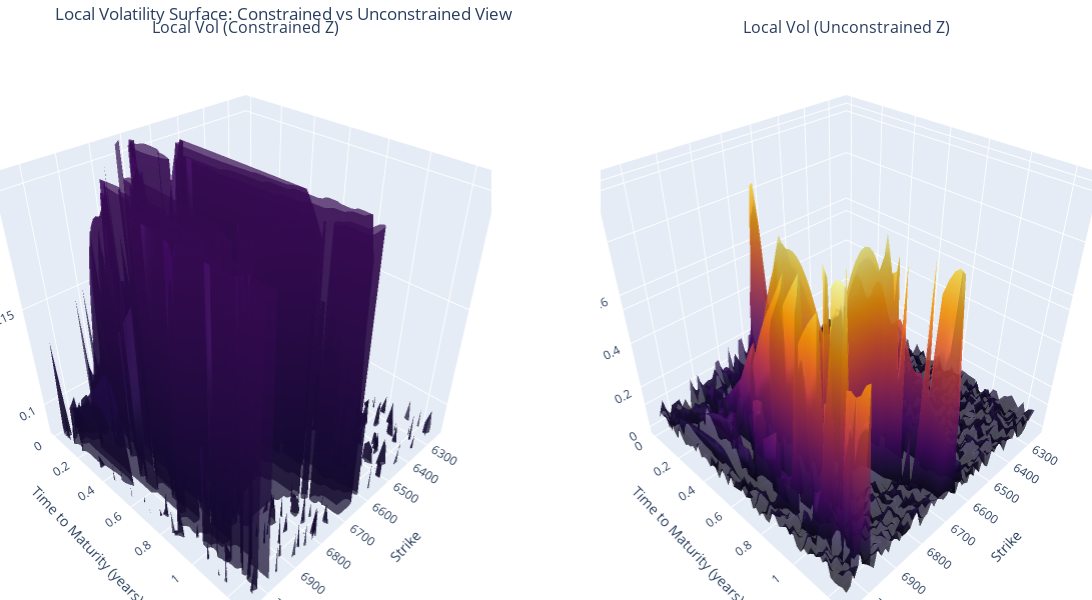

The notebook cell this image was saved under:
### Markdown cell above
#### Local Vol using Interpolation

### Code cell
impvol_interp = interp
params = [calls["S0"].iloc[0],calls["r"].iloc[0],impvol_interp]
local_vol_surface = get_local_vol_surface(calls,params)
plot_local_vol_surface(calls,local_vol_surface)

### Figure 1 — Plotly figure (JSON) as saved in the notebook; plotly's stock layout.template omitted (floating-point values rounded to 4 significant figures; data arrays with more than 128 entries replaced by an {"elided": "..."} marker saying what was removed)
{"data": [{"colorscale": [[0, "#000004"], [0.1111, "#1b0c41"], [0.2222, "#4a0c6b"], [0.3333, "#781c6d"], [0.4444, "#a52c60"], [0.5556, "#cf4446"], [0.6667, "#ed6925"], [0.7778, "#fb9b06"], [0.8889, "#f7d13d"], [1, "#fcffa4"]], "opacity": 0.7, "scene": "scene", "showlegend": false, "showscale": false, "type": "surface", "x": {"elided": "60x60 float values"}, "y": {"elided": "60x60 float values"}, "z": {"elided": "60x60 float values"}}, {"colorscale": [[0, "#000004"], [0.1111, "#1b0c41"], [0.2222, "#4a0c6b"], [0.3333, "#781c6d"], [0.4444, "#a52c60"], [0.5556, "#cf4446"], [0.6667, "#ed6925"], [0.7778, "#fb9b06"], [0.8889, "#f7d13d"], [1, "#fcffa4"]], "opacity": 0.7, "scene": "scene2", "showlegend": false, "showscale": false, "type": "surface", "x": {"elided": "60x60 float values"}, "y": {"elided": "60x60 float values"}, "z": {"elided": "60x60 float values"}}], "layout": {"annotations": [{"font": {"size": 16}, "showarrow": false, "text": "Local Vol (Constrained Z)", "x": 0.225, "xanchor": "center", "xref": "paper", "y": 1, "yanchor": "bottom", "yref": "paper"}, {"font": {"size": 16}, "showarrow": false, "text": "Local Vol (Unconstrained Z)", "x": 0.775, "xanchor": "center", "xref": "paper", "y": 1, "yanchor": "bottom", "yref": "paper"}], "height": 600, "margin": {"b": 0, "l": 0, "r": 0, "t": 40}, "scene": {"domain": {"x": [0, 0.45], "y": [0, 1]}, "xaxis": {"title": {"text": "Strike"}}, "yaxis": {"title": {"text": "Time to Maturity (years)"}}, "zaxis": {"range": [0.08306, 0.2071], "title": {"text": "Volatility"}}}, "scene2": {"domain": {"x": [0.55, 1], "y": [0, 1]}, "xaxis": {"title": {"text": "Strike"}}, "yaxis": {"title": {"text": "Time to Maturity (years)"}}, "zaxis": {"title": {"text": "Volatility"}}}, "title": {"text": "Local Volatility Surface: Constrained vs Unconstrained View"}, "width": 1200}}
